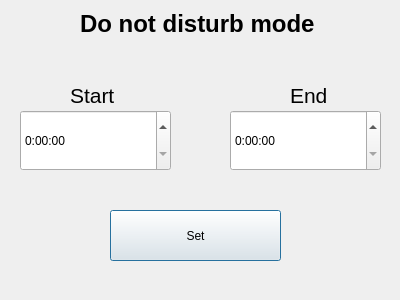
<?xml version="1.0" encoding="UTF-8"?>
<ui version="4.0">
 <class>DoNotDisturbWindow</class>
 <widget class="QDialog" name="DoNotDisturbWindow">
  <property name="geometry">
   <rect>
    <x>0</x>
    <y>0</y>
    <width>400</width>
    <height>300</height>
   </rect>
  </property>
  <property name="minimumSize">
   <size>
    <width>400</width>
    <height>300</height>
   </size>
  </property>
  <property name="maximumSize">
   <size>
    <width>400</width>
    <height>300</height>
   </size>
  </property>
  <property name="windowTitle">
   <string>Do not disturb mode</string>
  </property>
  <widget class="QLabel" name="label">
   <property name="geometry">
    <rect>
     <x>80</x>
     <y>10</y>
     <width>245</width>
     <height>29</height>
    </rect>
   </property>
   <property name="text">
    <string>&lt;html&gt;&lt;head/&gt;&lt;body&gt;&lt;p&gt;&lt;span style=&quot; font-size:18pt; font-weight:600;&quot;&gt;Do not disturb mode&lt;/span&gt;&lt;/p&gt;&lt;/body&gt;&lt;/html&gt;</string>
   </property>
  </widget>
  <widget class="QTimeEdit" name="disturbModeStart">
   <property name="geometry">
    <rect>
     <x>20</x>
     <y>110</y>
     <width>151</width>
     <height>61</height>
    </rect>
   </property>
   <property name="styleSheet">
    <string notr="true">font: 14pt &quot;MS Shell Dlg 2&quot;;</string>
   </property>
   <property name="dateTime">
    <datetime>
     <hour>0</hour>
     <minute>0</minute>
     <second>0</second>
     <year>2000</year>
     <month>1</month>
     <day>1</day>
    </datetime>
   </property>
   <property name="displayFormat">
    <string>H:mm:ss</string>
   </property>
  </widget>
  <widget class="QTimeEdit" name="disturbModeEnd">
   <property name="geometry">
    <rect>
     <x>230</x>
     <y>110</y>
     <width>151</width>
     <height>61</height>
    </rect>
   </property>
   <property name="styleSheet">
    <string notr="true">font: 14pt &quot;MS Shell Dlg 2&quot;;</string>
   </property>
   <property name="displayFormat">
    <string>H:mm:ss</string>
   </property>
  </widget>
  <widget class="QLabel" name="label_2">
   <property name="geometry">
    <rect>
     <x>70</x>
     <y>80</y>
     <width>91</width>
     <height>31</height>
    </rect>
   </property>
   <property name="text">
    <string>&lt;html&gt;&lt;head/&gt;&lt;body&gt;&lt;p&gt;&lt;span style=&quot; font-size:16pt;&quot;&gt;Start&lt;/span&gt;&lt;/p&gt;&lt;/body&gt;&lt;/html&gt;</string>
   </property>
  </widget>
  <widget class="QLabel" name="label_3">
   <property name="geometry">
    <rect>
     <x>290</x>
     <y>80</y>
     <width>91</width>
     <height>31</height>
    </rect>
   </property>
   <property name="text">
    <string>&lt;html&gt;&lt;head/&gt;&lt;body&gt;&lt;p&gt;&lt;span style=&quot; font-size:16pt;&quot;&gt;End&lt;/span&gt;&lt;/p&gt;&lt;/body&gt;&lt;/html&gt;</string>
   </property>
  </widget>
  <widget class="QPushButton" name="pushButton">
   <property name="geometry">
    <rect>
     <x>110</x>
     <y>210</y>
     <width>171</width>
     <height>51</height>
    </rect>
   </property>
   <property name="styleSheet">
    <string notr="true">font: 14pt &quot;MS Shell Dlg 2&quot;;</string>
   </property>
   <property name="text">
    <string>Set</string>
   </property>
  </widget>
 </widget>
 <resources/>
 <connections/>
</ui>
